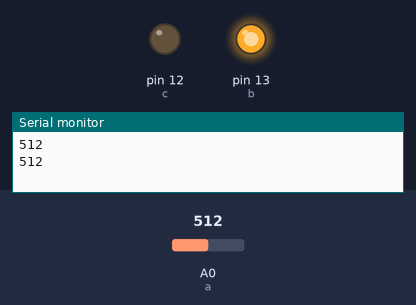
The sketch below on a simulated Arduino Uno, built with avr-gcc and run on an emulated ATmega328P. On the bench: output pins drawn as LEDs (lit = HIGH), the last lines printed to the serial monitor. The test bench sets the inputs (shaded band); at power-on: A0 (a) = 512.

Above: at 1.8 s.
1.9 s: A0 (a) set to 486
At 2.5 s:
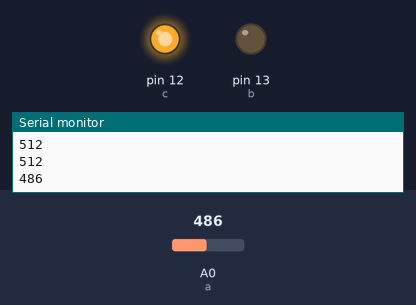
3.5 s: A0 (a) set to 510
At 5.2 s:
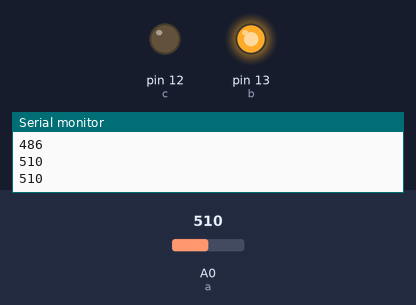
5.5 s: A0 (a) set to 490
At 6.8 s:
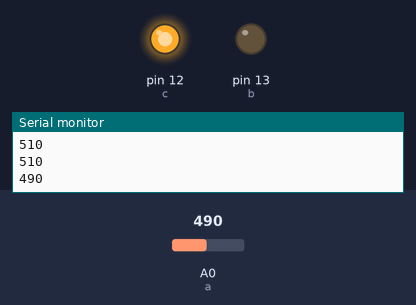
Timing chart, 0 to 8.5 s (numbered marks = the images above; inputs shaded):
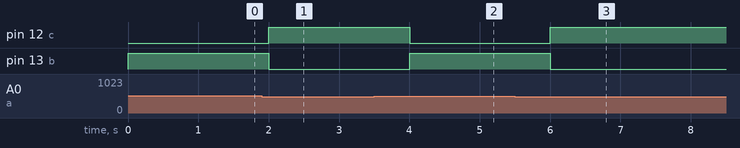

Measured:
- the behaviour switches between 501 and 500 on A0 (a) (found by bisection; images 0 and 1)
- after the input at 1.9 s, pin 12 (c): LOW → HIGH after 0.10 s; pin 13 (b): HIGH → LOW after 0.10 s
- after the input at 3.5 s, pin 12 (c): HIGH → LOW after 0.50 s; pin 13 (b): LOW → HIGH after 0.50 s
- after the input at 5.5 s, pin 12 (c): LOW → HIGH after 0.50 s; pin 13 (b): HIGH → LOW after 0.50 s

The sketch:

Drain_Meter.ino
```cpp
int a = A0;
int b = 13;
int c = 12;
int d = 10;
int r;
void setup() {
  pinMode(a, INPUT);
  pinMode(d, INPUT);
  pinMode(b, OUTPUT);
  pinMode(c, OUTPUT);
  Serial.begin(9600);
}

void loop() {
  r = analogRead(a);
//  Serial.println(d);
  Serial.println(r);
  if (r > 500) {
    digitalWrite(b, HIGH);
    digitalWrite(c, LOW);
  }
  else{
    digitalWrite(b, LOW);
    digitalWrite(c, HIGH);
  }
  delay(1000);
}
```
